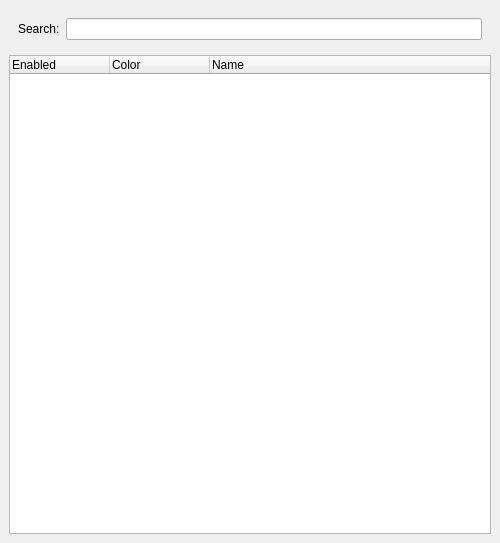
<?xml version="1.0" encoding="UTF-8"?>
<ui version="4.0">
 <class>LayoutVisibles</class>
 <widget class="QDockWidget" name="LayoutVisibles">
  <property name="geometry">
   <rect>
    <x>0</x>
    <y>0</y>
    <width>500</width>
    <height>543</height>
   </rect>
  </property>
  <property name="minimumSize">
   <size>
    <width>500</width>
    <height>156</height>
   </size>
  </property>
  <property name="windowTitle">
   <string>&amp;Visibles</string>
  </property>
  <widget class="QWidget" name="dockWidgetContents">
   <layout class="QVBoxLayout" name="verticalLayout">
    <item>
     <widget class="QWidget" name="widget" native="true">
      <layout class="QHBoxLayout" name="horizontalLayout">
       <item>
        <widget class="QLabel" name="label">
         <property name="text">
          <string>Search:</string>
         </property>
        </widget>
       </item>
       <item>
        <widget class="QLineEdit" name="searchText">
         <property name="inputMethodHints">
          <set>Qt::ImhNone</set>
         </property>
         <property name="text">
          <string notr="true"/>
         </property>
         <property name="dragEnabled">
          <bool>false</bool>
         </property>
        </widget>
       </item>
      </layout>
     </widget>
    </item>
    <item>
     <widget class="QTreeWidget" name="typesTree">
      <property name="minimumSize">
       <size>
        <width>400</width>
        <height>0</height>
       </size>
      </property>
      <column>
       <property name="text">
        <string>Enabled</string>
       </property>
      </column>
      <column>
       <property name="text">
        <string>Color</string>
       </property>
      </column>
      <column>
       <property name="text">
        <string>Name</string>
       </property>
      </column>
     </widget>
    </item>
   </layout>
  </widget>
 </widget>
 <resources/>
 <connections/>
</ui>
